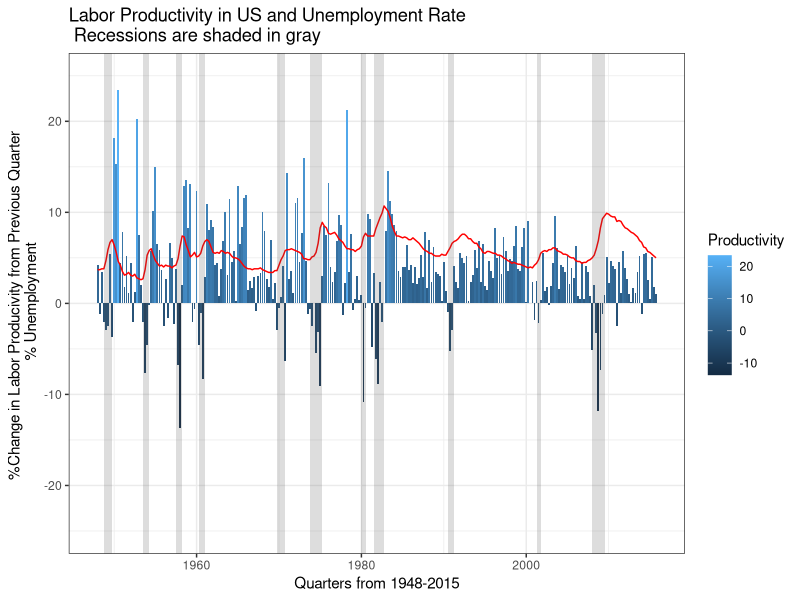

Here is the R script that generated this plot:
## ---- chunk 1
library(ggplot2)
library(lubridate)
##Reading the data
data = read.csv("labor.csv", header = TRUE)
data=data.frame(data)
data$Time = ymd(data$Time) ##ymd converts the character values into time y-m-d format
##Setting up a basic bar chart for labor producviity change and line graph for the unemployment rate
a = ggplot(data = data, aes(x = Time, y = Productivity, ymax = 25, ymin = -25, fill=Productivity)) + geom_bar(stat = "identity") 
a = a + geom_line(data=data, aes(x=Time, y=Unemployment, group= 1), colour="red")

##We can now shade in the recessions on the graph. Dates are from https://en.wikipedia.org/wiki/List_of_recessions_in_the_United_States. 

##Start and ending dates are rounded to the nearest quarter
Start = ymd(c("1948-10-01", "1953-07-01", "1957-07-01", "1960-04-01", "1969-10-01", "1973-10-01", "1980-01-01", "1981-07-01", "1990-07-01", "2001-04-01", "2008-01-01"))
End =   ymd(c("1949-10-01", "1954-04-01", "1958-04-01", "1961-01-01", "1970-10-01", "1975-04-01", "1980-07-01", "1982-10-01", "1991-04-01", "2001-10-01", "2009-07-01"))

Recessions <- data.frame(xmin=Start, xmax=End, ymin=-Inf, ymax=Inf)

a = a + geom_rect(data=Recessions, aes(xmin=xmin, xmax=xmax, ymin=ymin, ymax=ymax), alpha=0.2, inherit.aes = FALSE)
a + ggtitle("Labor Productivity in US and Unemployment Rate \n Recessions are shaded in gray") + xlab("Quarters from 1948-2015") + ylab("%Change in Labor Producivity from Previous Quarter \n % Unemployment") +theme_bw() 


